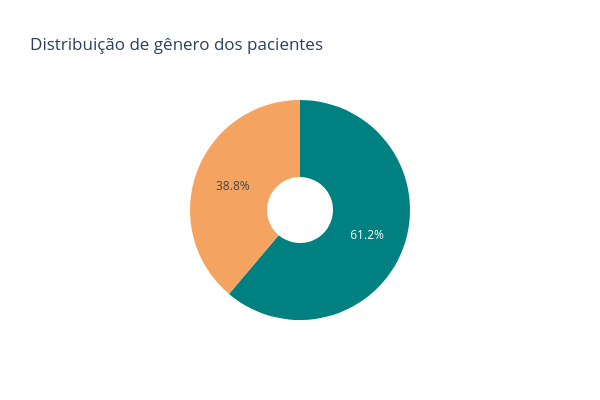

Notebook code cell kept with this figure:
### Code cell
#Distribuição do gênero dos pacientes
genero_contagem = df['Gênero'].value_counts().reset_index()
px.pie(genero_contagem, values='count', title='Distribuição de gênero dos pacientes', color_discrete_sequence=['teal','sandybrown'], width=600, height=400, hole=0.3)

### Figure 1 — Plotly figure (JSON) as saved in the notebook; plotly's stock layout.template omitted (floating-point values rounded to 4 significant figures)
{"data": [{"domain": {"x": [0, 1], "y": [0, 1]}, "hole": 0.3, "hovertemplate": "count=%{value}<extra></extra>", "legendgroup": "", "name": "", "showlegend": false, "type": "pie", "values": [1372, 871]}], "layout": {"height": 400, "legend": {"tracegroupgap": 0}, "piecolorway": ["teal", "sandybrown"], "title": {"text": "Distribuição de gênero dos pacientes"}, "width": 600}}
